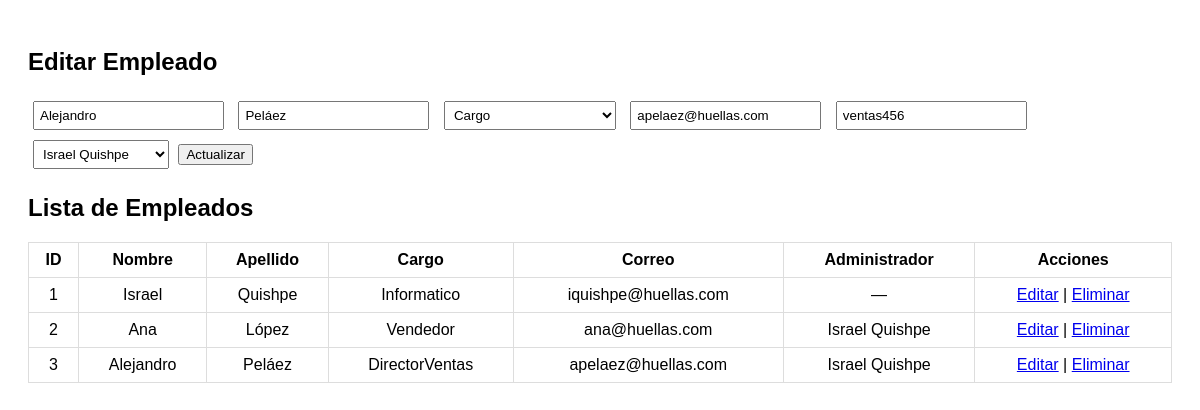
The app's page /views/listaEmpleados.php?editar=3 with its own data.
### tables this page shows
CREATE TABLE empleados (
  num_empleado int NOT NULL AUTO_INCREMENT,
  nombre varchar(50) DEFAULT NULL,
  apellido varchar(50) DEFAULT NULL,
  cargo varchar(50) DEFAULT NULL,
  correo varchar(50) UNIQUE DEFAULT NULL,
  clave varchar(50) not null,
  administrador int DEFAULT NULL,
  PRIMARY KEY (num_empleado),
  CONSTRAINT empleados_fk2 FOREIGN KEY (administrador) REFERENCES empleados (num_empleado)
);

### views/listaEmpleados.php (the view, shortened to what this page needs)
<?php
include '../conn.php';
$editarEmpleado = null;
if (isset($_GET['editar'])) {
    $id = $_GET['editar'];
    $result = $conn->query("SELECT * FROM empleados WHERE num_empleado = $id");
    $editarEmpleado = $result->fetch_assoc();
}
$empleados = $conn->query("
    SELECT e.*, a.nombre AS admin_nombre, a.apellido AS admin_apellido
    FROM empleados e
    LEFT JOIN empleados a ON e.administrador = a.num_empleado
");
?>
<!DOCTYPE html>
<html lang="es">
<head>
</head>
<body>
    <h2><?php echo $editarEmpleado ? "Editar Empleado" : "Nuevo Empleado"; ?></h2>
    <form method="POST">
        <input type="text" name="nombre" placeholder="Nombre" value="<?= $editarEmpleado['nombre'] ?? '' ?>" required>
        <input type="text" name="apellido" placeholder="Apellido" value="<?= $editarEmpleado['apellido'] ?? '' ?>" required>
        <select name="cargo" placeholder="Cargo" value="<?= $editarEmpleado['cargo'] ?? '' ?>" required>
            <option value="">Cargo</option>
        </select>
        <input type="email" name="correo" placeholder="Correo" value="<?= $editarEmpleado['correo'] ?? '' ?>" required>
        <input type="text" name="clave" placeholder="Clave" value="<?= $editarEmpleado['clave'] ?? '' ?>" required>
        <select name="administrador">
            <?php
            $opciones = $conn->query("SELECT num_empleado, nombre, apellido FROM empleados");
            while ($row = $opciones->fetch_assoc()):
                if ($editarEmpleado && $row['num_empleado'] == $editarEmpleado['num_empleado']) continue;
                $selected = ($editarEmpleado && $editarEmpleado['administrador'] == $row['num_empleado']) ? "selected" : "";
                echo "<option value='{$row['num_empleado']}' $selected>{$row['nombre']} {$row['apellido']}</option>";
            endwhile;
            ?>
        </select>
        <?php if ($editarEmpleado): ?>
            <button type="submit" name="actualizar">Actualizar</button>
        <?php else: ?>
            <button type="submit" name="insertar">Insertar</button>
        <?php endif; ?>
    </form>
    <h2>Lista de Empleados</h2>
    <table>
        <tr>
            <th>ID</th><th>Nombre</th><th>Apellido</th><th>Cargo</th><th>Correo</th><th>Administrador</th><th>Acciones</th>
        </tr>
        <?php while ($emp = $empleados->fetch_assoc()): ?>
            <tr>
                <td><?= $emp['num_empleado'] ?></td>
                <td><?= $emp['nombre'] ?></td>
                <td><?= $emp['apellido'] ?></td>
                <td><?= $emp['cargo'] ?></td>
                <td><?= $emp['correo'] ?></td>
                <td><?= $emp['admin_nombre'] ? $emp['admin_nombre'] . ' ' . $emp['admin_apellido'] : '—' ?></td>
                <td>
                    <a href="?editar=<?= $emp['num_empleado'] ?>">Editar</a> |
                    <a href="?eliminar=<?= $emp['num_empleado'] ?>" onclick="return confirm('¿Eliminar este empleado?')">Eliminar</a>
                </td>
            </tr>
        <?php endwhile; ?>
    </table>
</body>
</html>

### views/listaEmpleados.php (style rules this page uses)
body { font-family: Arial, sans-serif; padding: 20px; }
table { border-collapse: collapse; width: 100%; margin-top: 20px; }
th, td { border: 1px solid #ddd; padding: 8px; text-align: center; }
form { margin-top: 20px; }
input, select { padding: 5px; margin: 5px; }

### records on screen
empleados: nombre "Alejandro", apellido "Peláez", correo "apelaez@huellas.com", clave "ventas456", num_empleado "3", cargo "DirectorVentas", administrador.nombre "Israel", administrador.apellido "Quishpe"
empleados: num_empleado "1", nombre "Israel", apellido "Quishpe", cargo "Informatico", correo "iquishpe@huellas.com"
empleados: num_empleado "2", nombre "Ana", apellido "López", cargo "Vendedor", correo "ana@huellas.com", administrador.nombre "Israel", administrador.apellido "Quishpe"

### other values on screen
form field administrador "Israel Quishpe"
